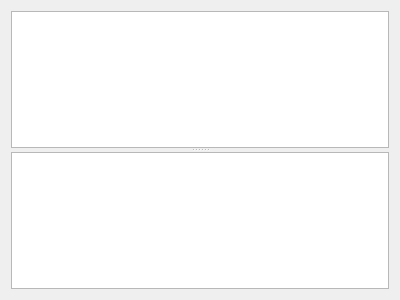
<?xml version="1.0" encoding="UTF-8"?>
<ui version="4.0">
 <class>GammaRay::QmlContextTab</class>
 <widget class="QWidget" name="GammaRay::QmlContextTab">
  <property name="geometry">
   <rect>
    <x>0</x>
    <y>0</y>
    <width>400</width>
    <height>300</height>
   </rect>
  </property>
  <layout class="QVBoxLayout" name="verticalLayout">
   <item>
    <widget class="QSplitter" name="splitter">
     <property name="orientation">
      <enum>Qt::Vertical</enum>
     </property>
     <widget class="QTreeView" name="contextView">
      <property name="rootIsDecorated">
       <bool>false</bool>
      </property>
      <property name="uniformRowHeights">
       <bool>true</bool>
      </property>
     </widget>
     <widget class="QTreeView" name="contextPropertyView"/>
    </widget>
   </item>
  </layout>
 </widget>
 <resources/>
 <connections/>
</ui>
